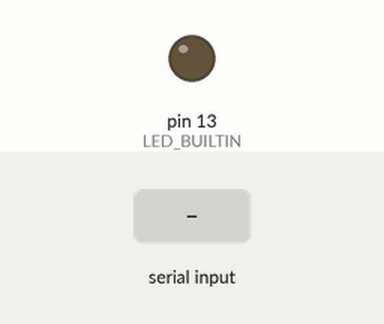
Bench run of a sketch on a simulated Arduino Mega 2560, built with avr-gcc and run on an emulated ATmega2560. On the bench: output pins drawn as LEDs (lit = HIGH). The inputs (shaded band) are chosen by the test bench.

Above: at 1.2 s.
1.3 s: "1" received over the second serial link
At 2.0 s:
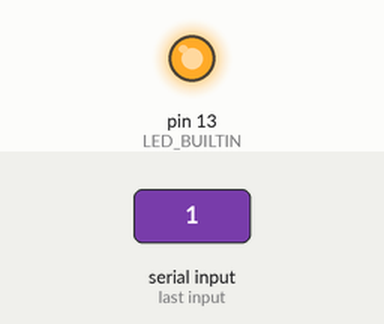
2.9 s: "0" received over the second serial link
At 3.2 s:
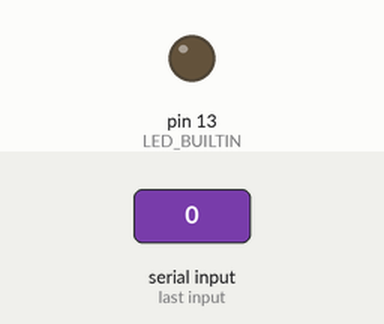
Timing chart, 0 to 5.9 s (numbered marks = the images above; inputs shaded):
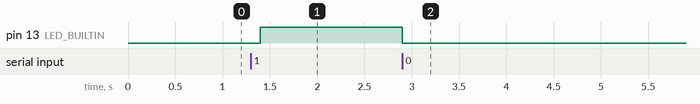

The sketch:

Test_Bluetooth.ino
```cpp
void setup() {
  Serial1.begin(9600);
  Serial1.println("Bluetooth encendido");
  Serial1.println("1: on, 0: off");
  pinMode(LED_BUILTIN, OUTPUT);
  digitalWrite(LED_BUILTIN, 0);
}

void loop() {
  if (Serial1.available()) {
    int data = Serial1.read();
    if (data == '1') {
      digitalWrite(LED_BUILTIN, 1);
    }
    if (data == '0') {
      digitalWrite(LED_BUILTIN, 0);
    }
  }
  delay(100);
}
```

Measured:
- after the input at 1.3 s, pin 13 (LED_BUILTIN): LOW → HIGH after 0.10 s
- after the input at 2.9 s, pin 13 (LED_BUILTIN): HIGH → LOW at once
